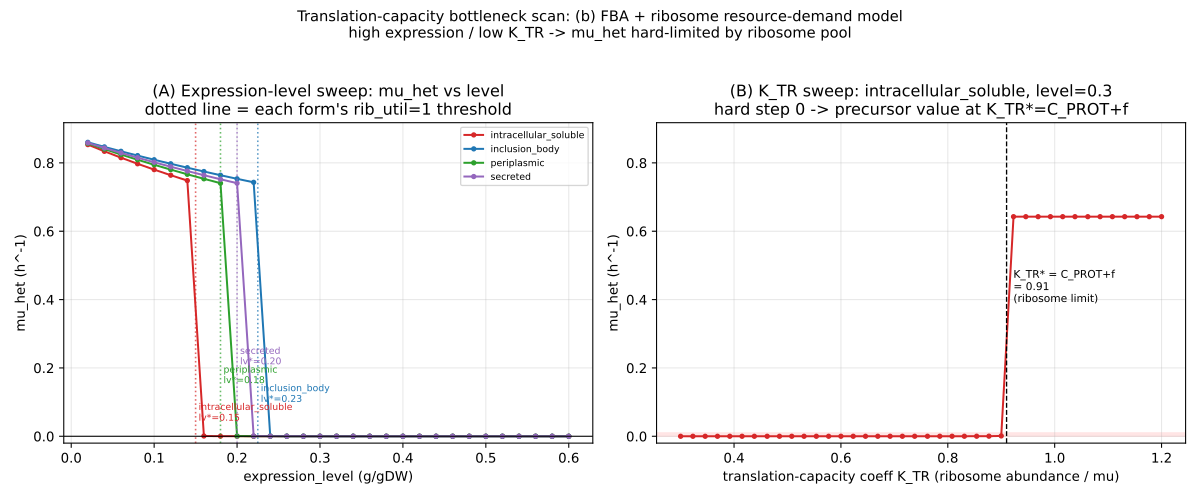

Source code (Python):
"""
scan_translation_bottleneck.py — (b) 翻译容量瓶颈敏感性扫描

目的：演示在更高表达水平（或更低翻译容量 K_TR）下，μ_het 如何被
"核糖体翻译容量"这一 RBA 定义性约束硬压低（乃至归零）。

机理回顾（见 calibrate_burden_fba_rba.py）：
    RIB_POOL = HOST_TRANS + HET_TRANS = (C_PROT + f)·μ
    RIB_POOL ≤ K_TR·μ            # 核糖体丰度 ∝ μ（密度受限）
  => μ>0 可行  ⇔  (C_PROT + f) ≤ K_TR  ⇔  rib_util ≤ 1
  其中 f = expression_level × FORM_FACTOR[form]，rib_util = (C_PROT+f)/K_TR

物理含义：
  * rib_util<1：核糖体充足，翻译非瓶颈，μ_het 由前体竞争主导（平滑下降）；
  * rib_util=1：临界点，核糖体被宿主+异源蛋白合成 100% 占满；
  * rib_util>1：核糖体供不应求，任意 μ>0 均不可行 → μ_het→0（翻译饥饿，
    细胞无法在维持任何生长的同时合成异源蛋白）。

本脚本做两维扫描：
  (A) 表达水平扫描：固定 K_TR=0.73，扫 expression_level，画 4 种形式 μ_het 曲线，
      标注各自的 rib_util=1 阈值（level* = (K_TR-C_PROT)/FF[form]）。
  (B) K_TR 扫描：固定可溶性形式 + level=0.30（默认 K_TR 下已超阈值），扫 K_TR，
      展示 μ_het 在 K_TR=C_PROT+f 处的硬跳变（0 → 前体竞争值）。

运行：
    cd fip && python -m scripts.scan_translation_bottleneck
"""
from __future__ import annotations

import json
import os

import numpy as np
import matplotlib
matplotlib.use("Agg")
import matplotlib.pyplot as plt

import cobra
from scripts.calibrate_burden_fba import FORM_FACTOR, _load_base
from fip.twins.process.mechanistic import EXPRESSION_FORMS as EF_PY

C_PROT = 0.55
K_TR = 0.73
AVG_RESIDUE_DA = 110.0
HERE = os.path.dirname(os.path.abspath(__file__))
FIG = os.path.join(HERE, "..", "docs", "scan_translation_bottleneck.png")


def _build_het_model(base, f: float, k_tr: float, c_prot: float = C_PROT):
    """在 base 模型上克隆并搭建平行-biomass + 核糖体容量结构，返回求解对象。"""
    model = base.copy()
    bm = next(r for r in model.reactions if "BIOMASS" in r.id.upper())
    mu_wt = float(model.optimize().objective_value)

    # ① 前体池竞争：平行 biomass
    bm_het = cobra.Reaction("BIOMASS_het_PROT")
    model.add_reactions([bm_het])
    for met, coef in bm.metabolites.items():
        bm_het.add_metabolites({met: coef * f})
    model.add_cons_vars(model.problem.Constraint(
        bm.flux_expression - bm_het.flux_expression, lb=0.0, ub=0.0))

    # ② 翻译容量：核糖体池（丰度∝μ）
    rib = cobra.Metabolite("RIBOSOME_c", compartment="c")
    model.add_metabolites([rib])
    rib_pool = cobra.Reaction("RIB_POOL")
    rib_pool.add_metabolites({rib: 1.0})
    host_trans = cobra.Reaction("HOST_TRANS")
    host_trans.add_metabolites({rib: -1.0})
    het_trans = cobra.Reaction("HET_TRANS")
    het_trans.add_metabolites({rib: -1.0})
    model.add_reactions([rib_pool, host_trans, het_trans])
    model.add_cons_vars(model.problem.Constraint(
        rib_pool.flux_expression - host_trans.flux_expression - het_trans.flux_expression,
        lb=0.0, ub=0.0))
    return model, bm, bm_het, host_trans, het_trans, rib_pool, mu_wt


def _bisect_mu(model, bm, bm_het, host_trans, het_trans, rib_pool,
               mu_wt, f, k_tr, c_prot=C_PROT):
    """二分法：最大可行 μ（μ 固定为候选值，检查网络 + 翻译容量是否可支撑）。"""
    def _fix(rxn, val):
        if val >= rxn.lower_bound:
            rxn.upper_bound = val
            rxn.lower_bound = val
        else:
            rxn.lower_bound = val
            rxn.upper_bound = val

    lo, hi = 0.0, mu_wt
    for _ in range(28):
        mid = (lo + hi) / 2.0
        _fix(bm, mid)
        _fix(bm_het, mid)
        _fix(host_trans, c_prot * mid)
        _fix(het_trans, f * mid)
        rib_pool.lower_bound = 0.0
        rib_pool.upper_bound = k_tr * mid
        sol = model.optimize()
        if sol.status == "optimal":
            lo = mid
        else:
            hi = mid
    return lo


def main():
    base = _load_base()
    mu_wt = float(base.optimize().objective_value)
    print(f"μ_wt (空载) = {mu_wt:.4f} h⁻¹ | C_PROT={C_PROT} K_TR={K_TR}")

    # ----- (A) 表达水平扫描（固定 K_TR=0.73）-----
    levels = np.round(np.linspace(0.02, 0.60, 30), 3)
    curves = {}
    thresholds = {}
    for form in EF_PY:
        ff = FORM_FACTOR.get(form, 1.0)
        muv = []
        for lv in levels:
            f = lv * ff
            mdl, bm, bm_het, host_trans, het_trans, rib_pool, _ = _build_het_model(base, f, K_TR)
            muv.append(_bisect_mu(model=mdl, bm=bm, bm_het=bm_het, host_trans=host_trans,
                                  het_trans=het_trans, rib_pool=rib_pool, mu_wt=mu_wt,
                                  f=f, k_tr=K_TR))
        curves[form] = np.array(muv)
        # 临界表达水平：lv* 使 (C_PROT + lv*·FF) = K_TR
        thresholds[form] = (K_TR - C_PROT) / ff

    # ----- (B) K_TR 扫描（可溶性形式, level=0.30，默认 K_TR 下已超阈值）-----
    scan_form = "intracellular_soluble"
    scan_level = 0.30
    ff = FORM_FACTOR[scan_form]
    f_scan = scan_level * ff
    ktrs = np.round(np.linspace(0.30, 1.20, 40), 3)
    mu_k = []
    for kt in ktrs:
        mdl, bm, bm_het, host_trans, het_trans, rib_pool, _ = _build_het_model(base, f_scan, kt)
        mu_k.append(_bisect_mu(model=mdl, bm=bm, bm_het=bm_het, host_trans=host_trans,
                               het_trans=het_trans, rib_pool=rib_pool, mu_wt=mu_wt,
                               f=f_scan, k_tr=kt))

    # ---- 图 ----
    fig, (axA, axB) = plt.subplots(1, 2, figsize=(12.5, 5.2))
    colors = {"intracellular_soluble": "#d62728", "inclusion_body": "#1f77b4",
              "periplasmic": "#2ca02c", "secreted": "#9467bd"}
    for i, (form, arr) in enumerate(curves.items()):
        axA.plot(levels, arr, "-o", ms=3, color=colors.get(form, None), label=form)
        lv = thresholds[form]
        axA.axvline(lv, ls=":", lw=1.2, color=colors.get(form, None), alpha=0.7)
        axA.text(lv, 0.04 + i * 0.055, f" {form}\n lv*={lv:.2f}",
                 color=colors.get(form, None), fontsize=7, va="bottom",
                 ha="right" if lv > 0.25 else "left")
    axA.axhline(0, color="k", lw=0.8)
    axA.set_xlabel("expression_level (g/gDW)")
    axA.set_ylabel("mu_het (h^-1)")
    axA.set_title("(A) Expression-level sweep: mu_het vs level\n"
                  "dotted line = each form's rib_util=1 threshold")
    axA.set_ylim(-0.02, mu_wt * 1.05)
    axA.legend(fontsize=7, loc="upper right")
    axA.grid(alpha=0.3)

    axB.plot(ktrs, mu_k, "-o", ms=3, color="#d62728")
    kcrit = C_PROT + f_scan
    axB.axvline(kcrit, ls="--", color="k", lw=1)
    axB.text(kcrit, mu_wt * 0.5, f"  K_TR* = C_PROT+f\n  = {kcrit:.2f}\n  (ribosome limit)",
             fontsize=8, va="center")
    axB.axhspan(0, 0.01, color="#ffcccc", alpha=0.5)
    axB.set_xlabel("translation-capacity coeff K_TR (ribosome abundance / mu)")
    axB.set_ylabel("mu_het (h^-1)")
    axB.set_title(f"(B) K_TR sweep: soluble, level={scan_level}\n"
                  "hard step 0 -> precursor value at K_TR*=C_PROT+f")
    axB.set_ylim(-0.02, mu_wt * 1.05)
    axB.grid(alpha=0.3)

    fig.suptitle("Translation-capacity bottleneck scan: (b) FBA + ribosome resource-demand model\n"
                 "high expression / low K_TR -> mu_het hard-limited by ribosome pool",
                 fontsize=11)
    fig.tight_layout(rect=[0, 0, 1, 0.96])
    fig.savefig(FIG, dpi=130)
    print(f"\n已保存图：{FIG}")

    # ---- 文本报告 ----
    print("\n=== (A) 表达水平扫描（K_TR=%.2f）===" % K_TR)
    print(f"{'形式':<22}{'FF':>6}{'lv*(rib=1)':>12}{'μ@lv=0.15':>11}{'μ@lv=0.30':>11}{'μ@lv=0.60':>11}")
    for form in EF_PY:
        arr = curves[form]
        def _mu_at(lv):
            i = int(np.argmin(np.abs(levels - lv)))
            return arr[i]
        print(f"{form:<22}{FORM_FACTOR[form]:>6.2f}{thresholds[form]:>12.3f}"
              f"{_mu_at(0.15):>11.4f}{_mu_at(0.30):>11.4f}{_mu_at(0.60):>11.4f}")

    print("\n=== (B) K_TR 扫描（可溶性, level=%.2f, f=%.3f）===" % (scan_level, f_scan))
    print(f"翻译容量临界 K_TR* = C_PROT + f = {kcrit:.3f}")
    print(f"  K_TR=0.50 (<*) → μ_het = {mu_k[int(np.argmin(np.abs(ktrs-0.50)))]:.4f}  (核糖体饥饿, 归零)")
    print(f"  K_TR=0.73 (=默认) → μ_het = {mu_k[int(np.argmin(np.abs(ktrs-0.73)))]:.4f}")
    print(f"  K_TR=0.95 (>*) → μ_het = {mu_k[int(np.argmin(np.abs(ktrs-0.95)))]:.4f}  (前体竞争值)")

    # 写回扫描结果到 JSON（附加段）
    json_path = os.path.join(HERE, "calibrated_burden.json")
    data = json.load(open(json_path, encoding="utf-8")) if os.path.exists(json_path) else {}
    data.setdefault("rba_approx", {})
    data["rba_approx"]["translation_bottleneck_scan"] = {
        "schema": "fip.stageH.burden_calibration.translation_bottleneck_scan.v1",
        "note": ("演示高表达/低K_TR下翻译容量硬瓶颈：(rib_util=(C_PROT+f)/K_TR>1 时任意μ>0"
                 "不可行→μ_het→0)。(A) 表达水平扫描各形式临界 lv*=(K_TR-C_PROT)/FF；(B) K_TR"
                 "扫描在 K_TR*=C_PROT+f 处 μ_het 硬跳变 0→前体竞争值。"),
        "parameters": {"C_PROT": C_PROT, "K_TR": K_TR, "mu_wt": round(mu_wt, 6)},
        "form_threshold_level": {k: round(v, 4) for k, v in thresholds.items()},
        "scan_A": {"levels": [float(x) for x in levels],
                   "mu_het": {k: [float(x) for x in arr] for k, arr in curves.items()}},
        "scan_B": {"form": scan_form, "level": scan_level, "f": round(f_scan, 4),
                   "ktrs": [float(x) for x in ktrs],
                   "mu_het": [float(x) for x in mu_k],
                   "ktr_crit": round(kcrit, 4)},
        "figure": "scan_translation_bottleneck.png",
    }
    with open(json_path, "w", encoding="utf-8") as fh:
        json.dump(data, fh, indent=2, ensure_ascii=False)
    print(f"\n已扩展写回：{json_path}  (新增 translation_bottleneck_scan 段)")


if __name__ == "__main__":
    main()
